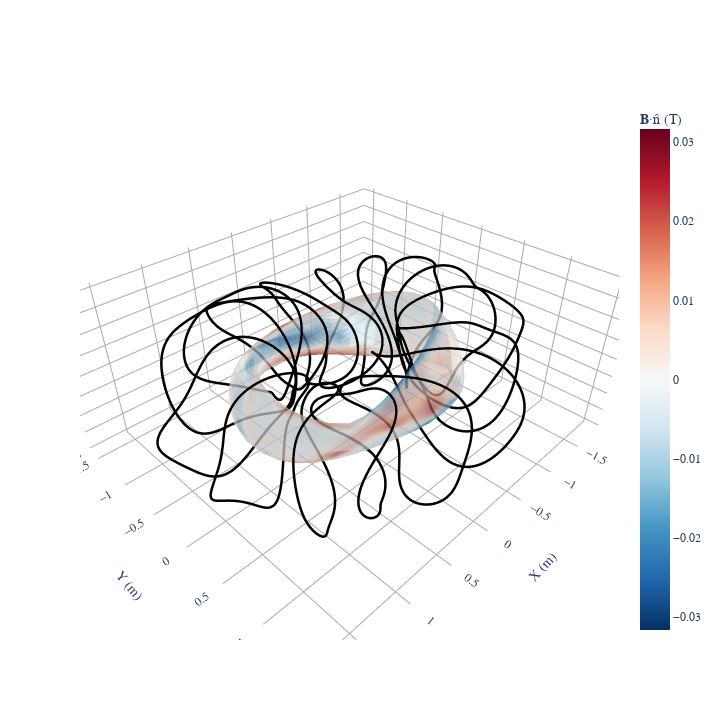

Notebook source saved alongside this figure:
### Code cell
fig = plot_3d(
    eq_qs_T.surface,
    "B*n",
    field=optimized_coilset,
    alpha=0.5,
    grid=LinearGrid(M=20, N=20, endpoint=True),
)  # pass in surface so the Bplasma is not computed, as it is vacuum
plot_coils(optimized_coilset, fig=fig)
# plot_coils(coilset,fig=fig,color="red")

### Figure 1 — Plotly figure (JSON) as saved in the notebook; plotly's stock layout.template omitted (floating-point values rounded to 4 significant figures; data arrays with more than 128 entries replaced by an {"elided": "..."} marker saying what was removed)
{"data": [{"colorbar": {"title": {"text": "𝐁·n̂ (T)"}}, "colorscale": [[0, "rgb(5,48,97)"], [0.1, "rgb(33,102,172)"], [0.2, "rgb(67,147,195)"], [0.3, "rgb(146,197,222)"], [0.4, "rgb(209,229,240)"], [0.5, "rgb(247,247,247)"], [0.6, "rgb(253,219,199)"], [0.7, "rgb(244,165,130)"], [0.8, "rgb(214,96,77)"], [0.9, "rgb(178,24,43)"], [1, "rgb(103,0,31)"]], "flatshading": true, "i": {"elided": "3280 int values"}, "intensity": {"elided": "1681 float values"}, "j": {"elided": "3280 int values"}, "k": {"elided": "3280 int values"}, "name": "𝐁·n̂ (T)", "opacity": 0.5, "showscale": true, "type": "mesh3d", "x": {"elided": "1681 float values"}, "y": {"elided": "1681 float values"}, "z": {"elided": "1681 float values"}}, {"hovertext": "Current = 230014.9755190931 (A)", "line": {"color": "black", "dash": "solid", "width": 5}, "marker": {"opacity": 0, "size": 0}, "name": "CoilSet[0]", "showlegend": false, "type": "scatter3d", "x": {"elided": "801 float values"}, "y": {"elided": "801 float values"}, "z": {"elided": "801 float values"}}, {"hovertext": "Current = 235027.67643776277 (A)", "line": {"color": "black", "dash": "solid", "width": 5}, "marker": {"opacity": 0, "size": 0}, "name": "CoilSet[1]", "showlegend": false, "type": "scatter3d", "x": {"elided": "801 float values"}, "y": {"elided": "801 float values"}, "z": {"elided": "801 float values"}}, {"hovertext": "Current = 233613.83586101228 (A)", "line": {"color": "black", "dash": "solid", "width": 5}, "marker": {"opacity": 0, "size": 0}, "name": "CoilSet[2]", "showlegend": false, "type": "scatter3d", "x": {"elided": "801 float values"}, "y": {"elided": "801 float values"}, "z": {"elided": "801 float values"}}, {"hovertext": "Current = 259013.24772333598 (A)", "line": {"color": "black", "dash": "solid", "width": 5}, "marker": {"opacity": 0, "size": 0}, "name": "CoilSet[3]", "showlegend": false, "type": "scatter3d", "x": {"elided": "801 float values"}, "y": {"elided": "801 float values"}, "z": {"elided": "801 float values"}}, {"hovertext": "Current = -259013.24772333598 (A)", "line": {"color": "black", "dash": "solid", "width": 5}, "marker": {"opacity": 0, "size": 0}, "name": "CoilSet[4]", "showlegend": false, "type": "scatter3d", "x": {"elided": "801 float values"}, "y": {"elided": "801 float values"}, "z": {"elided": "801 float values"}}, {"hovertext": "Current = -233613.83586101228 (A)", "line": {"color": "black", "dash": "solid", "width": 5}, "marker": {"opacity": 0, "size": 0}, "name": "CoilSet[5]", "showlegend": false, "type": "scatter3d", "x": {"elided": "801 float values"}, "y": {"elided": "801 float values"}, "z": {"elided": "801 float values"}}, {"hovertext": "Current = -235027.67643776277 (A)", "line": {"color": "black", "dash": "solid", "width": 5}, "marker": {"opacity": 0, "size": 0}, "name": "CoilSet[6]", "showlegend": false, "type": "scatter3d", "x": {"elided": "801 float values"}, "y": {"elided": "801 float values"}, "z": {"elided": "801 float values"}}, {"hovertext": "Current = -230014.9755190931 (A)", "line": {"color": "black", "dash": "solid", "width": 5}, "marker": {"opacity": 0, "size": 0}, "name": "CoilSet[7]", "showlegend": false, "type": "scatter3d", "x": {"elided": "801 float values"}, "y": {"elided": "801 float values"}, "z": {"elided": "801 float values"}}, {"hovertext": "Current = 230014.9755190931 (A)", "line": {"color": "black", "dash": "solid", "width": 5}, "marker": {"opacity": 0, "size": 0}, "name": "CoilSet[8]", "showlegend": false, "type": "scatter3d", "x": {"elided": "801 float values"}, "y": {"elided": "801 float values"}, "z": {"elided": "801 float values"}}, {"hovertext": "Current = 235027.67643776277 (A)", "line": {"color": "black", "dash": "solid", "width": 5}, "marker": {"opacity": 0, "size": 0}, "name": "CoilSet[9]", "showlegend": false, "type": "scatter3d", "x": {"elided": "801 float values"}, "y": {"elided": "801 float values"}, "z": {"elided": "801 float values"}}, {"hovertext": "Current = 233613.83586101228 (A)", "line": {"color": "black", "dash": "solid", "width": 5}, "marker": {"opacity": 0, "size": 0}, "name": "CoilSet[10]", "showlegend": false, "type": "scatter3d", "x": {"elided": "801 float values"}, "y": {"elided": "801 float values"}, "z": {"elided": "801 float values"}}, {"hovertext": "Current = 259013.24772333598 (A)", "line": {"color": "black", "dash": "solid", "width": 5}, "marker": {"opacity": 0, "size": 0}, "name": "CoilSet[11]", "showlegend": false, "type": "scatter3d", "x": {"elided": "801 float values"}, "y": {"elided": "801 float values"}, "z": {"elided": "801 float values"}}, {"hovertext": "Current = -259013.24772333598 (A)", "line": {"color": "black", "dash": "solid", "width": 5}, "marker": {"opacity": 0, "size": 0}, "name": "CoilSet[12]", "showlegend": false, "type": "scatter3d", "x": {"elided": "801 float values"}, "y": {"elided": "801 float values"}, "z": {"elided": "801 float values"}}, {"hovertext": "Current = -233613.83586101228 (A)", "line": {"color": "black", "dash": "solid", "width": 5}, "marker": {"opacity": 0, "size": 0}, "name": "CoilSet[13]", "showlegend": false, "type": "scatter3d", "x": {"elided": "801 float values"}, "y": {"elided": "801 float values"}, "z": {"elided": "801 float values"}}, {"hovertext": "Current = -235027.67643776277 (A)", "line": {"color": "black", "dash": "solid", "width": 5}, "marker": {"opacity": 0, "size": 0}, "name": "CoilSet[14]", "showlegend": false, "type": "scatter3d", "x": {"elided": "801 float values"}, "y": {"elided": "801 float values"}, "z": {"elided": "801 float values"}}, {"hovertext": "Current = -230014.9755190931 (A)", "line": {"color": "black", "dash": "solid", "width": 5}, "marker": {"opacity": 0, "size": 0}, "name": "CoilSet[15]", "showlegend": false, "type": "scatter3d", "x": {"elided": "801 float values"}, "y": {"elided": "801 float values"}, "z": {"elided": "801 float values"}}], "layout": {"font": {"family": "Times"}, "height": 720.5, "scene": {"aspectmode": "data", "xaxis": {"backgroundcolor": "white", "gridcolor": "darkgrey", "showbackground": false, "showgrid": true, "showticklabels": true, "title": {"text": "X (m)"}, "zeroline": true, "zerolinecolor": "darkgrey"}, "yaxis": {"backgroundcolor": "white", "gridcolor": "darkgrey", "showbackground": false, "showgrid": true, "showticklabels": true, "title": {"text": "Y (m)"}, "zeroline": true, "zerolinecolor": "darkgrey"}, "zaxis": {"backgroundcolor": "white", "gridcolor": "darkgrey", "showbackground": false, "showgrid": true, "showticklabels": true, "title": {"text": "Z (m)"}, "zeroline": true, "zerolinecolor": "darkgrey"}}, "title": {"text": "", "x": 0.5, "xanchor": "center", "y": 0.9, "yanchor": "top"}, "width": 720.5}}
